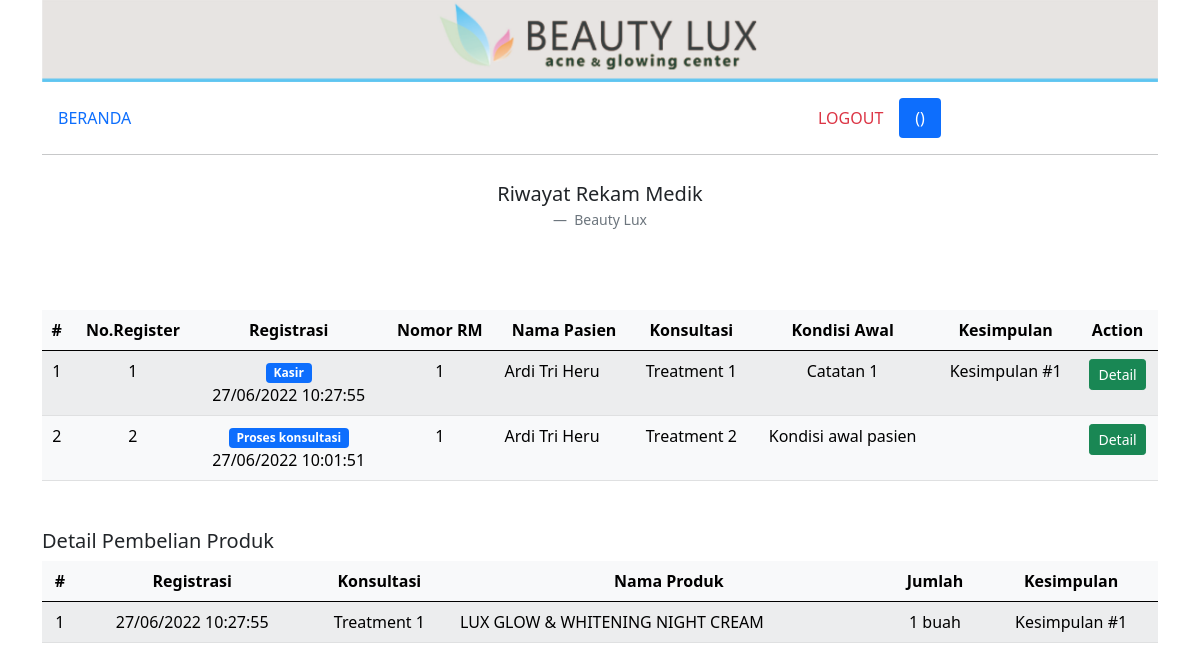
/registrasi_riwayat.php?id_customer=1&id_treatment=1, run on the app's committed database.
### tables this page shows
CREATE TABLE `treatment` (
  `id_treatment` int(100) NOT NULL AUTO_INCREMENT,
  `id_customer` int(10) NOT NULL,
  `id_user` int(3) NOT NULL,
  `dokter` varchar(50) NOT NULL,
  `konsultasi` varchar(100) NOT NULL,
  `note` varchar(100) NOT NULL,
  `tanggal` timestamp NOT NULL DEFAULT current_timestamp() ON UPDATE current_timestamp(),
  `status` int(1) NOT NULL,
  `kesimpulan` varchar(100) DEFAULT NULL,
  PRIMARY KEY (`id_treatment`),
  KEY `id_treatment` (`id_treatment`),
  KEY `id_customer` (`id_customer`),
  CONSTRAINT `treatment_ibfk_1` FOREIGN KEY (`id_customer`) REFERENCES `customer` (`id_customer`)
);

CREATE TABLE `customer` (
  `id_customer` int(10) NOT NULL AUTO_INCREMENT,
  `nama` varchar(50) NOT NULL,
  `tgl_lahir` date NOT NULL,
  `tempat_lahir` varchar(20) NOT NULL,
  `alamat` varchar(100) NOT NULL,
  `no_hp` varchar(13) NOT NULL,
  PRIMARY KEY (`id_customer`),
  KEY `id_customer` (`id_customer`)
);

CREATE TABLE `detail_penjualan` (
  `id_detail_penjualan` int(100) NOT NULL AUTO_INCREMENT,
  `id_treatment` int(100) NOT NULL,
  `id_produk` int(100) NOT NULL,
  `harga_satuan` int(5) NOT NULL,
  `jumlah` int(3) NOT NULL,
  `tanggal` timestamp NOT NULL DEFAULT current_timestamp() ON UPDATE current_timestamp(),
  PRIMARY KEY (`id_detail_penjualan`),
  KEY `id_detail_penjualan` (`id_detail_penjualan`),
  KEY `id_produk` (`id_produk`)
);

CREATE TABLE `produk` (
  `id_produk` int(100) NOT NULL AUTO_INCREMENT,
  `id_produk_kategori` int(3) NOT NULL,
  `nama_produk` varchar(50) NOT NULL,
  `harga` int(10) NOT NULL,
  `stok` int(5) NOT NULL,
  PRIMARY KEY (`id_produk`),
  KEY `id_produk` (`id_produk`),
  KEY `id_produk_kategori` (`id_produk_kategori`),
  CONSTRAINT `produk_ibfk_1` FOREIGN KEY (`id_produk_kategori`) REFERENCES `produk_kategori` (`id_produk_kategori`)
);

CREATE TABLE `treatment_detail` (
  `id_treatment_detail` int(100) NOT NULL AUTO_INCREMENT,
  `id_treatment` int(100) NOT NULL,
  `id_produk` int(100) NOT NULL,
  `dosis` varchar(20) NOT NULL,
  PRIMARY KEY (`id_treatment_detail`),
  KEY `id_treatment_detail` (`id_treatment_detail`),
  KEY `id_treatment` (`id_treatment`),
  KEY `id_produk` (`id_produk`)
);

### registrasi_riwayat.php (the view)
<?php include('templates/header.php'); ?>
<div class="container">
    <div class="row">
        <div class="col-md-12">
            <img src="img/header.jpg" class="img-fluid" alt="...">
        </div>
    </div>
    <div class="row mt-3 mb-2">
        <div class="col">
            <?php include('menu.php'); ?>
        </div>
    </div>
    <div class="row">
        <figure class="text-center">
            <blockquote class="blockquote">
                <p>Riwayat Rekam Medik</p>
            </blockquote>
            <figcaption class="blockquote-footer">
                Beauty Lux
            </figcaption>
        </figure>
    </div>
    <div class="row mt-5">
        <div class="col-md-12">
            <table class="table table-hover table-light table-striped">
                <thead>
                    <tr>
                        <th class="text-center" scope="col">#</th>
                        <th class="text-center" scope="col">No.Register</th>
                        <th class="text-center" scope="col">Registrasi</th>
                        <th class="text-center" scope="col">Nomor RM</th>
                        <th class="text-center" scope="col">Nama Pasien</th>
                        <th class="text-center" scope="col">Konsultasi</th>
                        <th class="text-center" scope="col">Kondisi Awal</th>
                        <th class="text-center" scope="col">Kesimpulan</th>
                        <th class="text-center" scope="col">Action</th>
                    </tr>
                </thead>
                <tbody>
                    <?php
                    $no = 1;
                    $id_customer = $_GET['id_customer'];
                    include 'templates/koneksi.php';
                    $query = mysqli_query($koneksi, "
                    SELECT *,
                    CASE
                    WHEN treatment.status = 0 THEN 'Proses konsultasi'
                    WHEN treatment.status = 1 THEN 'Farmasi'
                    WHEN treatment.status = 2 THEN 'Kasir'
                    WHEN treatment.status = 3 THEN 'Terbayar'
                    END AS nm_status
                    FROM treatment
                    JOIN customer
                    ON treatment.id_customer = customer.id_customer
                    WHERE customer.id_customer = '$id_customer'
                    ORDER BY treatment.id_treatment ASC
                    ");
                    while ($d = mysqli_fetch_array($query)) {
                    ?>
                        <tr>
                            <td class="text-center" scope="row"><?= $no++; ?></td>
                            <td class="text-center" scope="row"><?= $d['id_treatment']; ?></td>
                            <td class="text-center" scope="row"><span class="badge bg-primary"><?= $d['nm_status']; ?></span><br><?= date('d/m/Y H:i:s', strtotime($d['tanggal'])); ?></td>
                            <td class="text-center" scope="row"><?= $d['id_customer']; ?></td>
                            <td class="text-right" scope="row"><?= $d['nama']; ?></td>
                            <td class="text-center" scope="row"><?= $d['konsultasi']; ?></td>
                            <td class="text-center" scope="row"><?= $d['note']; ?></td>
                            <td class="text-center" scope="row"><?= $d['kesimpulan']; ?></td>
                            <td class="text-center" scope="row">
                                <a href="registrasi_riwayat.php?id_customer=<?= $d['id_customer']; ?>&id_treatment=<?= $d['id_treatment']; ?>" type="button" class="btn btn-success btn-sm">Detail</a>
                            </td>
                            </ </tr>
                        <?php } ?>
            </table>
            <?php if (!empty($_GET['id_treatment'])) : ?>
                <h5 class="mt-5">Detail Pembelian Produk</h5>
                <table class="table table-hover table-light table-striped">
                    <thead>
                        <tr>
                            <th class="text-center" scope="col">#</th>
                            <th class="text-center" scope="col">Registrasi</th>
                            <th class="text-center" scope="col">Konsultasi</th>
                            <th class="text-center" scope="col">Nama Produk</th>
                            <th class="text-center" scope="col">Jumlah</th>
                            <th class="text-center" scope="col">Kesimpulan</th>
                        </tr>
                    </thead>
                    <tbody>
                        <?php
                        $id_treatment = $_GET['id_treatment'];
                        $no = 1;
                        include 'templates/koneksi.php';
                        $query = mysqli_query($koneksi, "
                        SELECT *
                        FROM detail_penjualan
                        JOIN produk
                        ON detail_penjualan.id_produk = produk.id_produk
                        JOIN treatment
                        ON detail_penjualan.id_treatment=treatment.id_treatment
                        JOIN treatment_detail
                        ON detail_penjualan.id_produk = treatment_detail.id_produk
                        WHERE detail_penjualan.id_treatment = '$id_treatment'
                    ");
                        while ($d = mysqli_fetch_array($query)) {
                        ?>
                            <tr>
                                <td class="text-center" scope="row"><?= $no++; ?></td>
                                <td class="text-center" scope="row"><?= date('d/m/Y H:i:s', strtotime($d['tanggal'])); ?></td>
                                <td class="text-center" scope="row"><?= $d['konsultasi']; ?></td>
                                <td class="text-left" scope="row"><?= $d['nama_produk']; ?></td>
                                <td class="text-center" scope="row"><?= $d['dosis']; ?></td>
                                <td class="text-center" scope="row"><?= $d['kesimpulan']; ?></td>
                            </tr>
                        <?php } ?>
                </table>
            <?php endif; ?>
        </div>
    </div>
</div>
<?php include('templates/footer.php'); ?>

### data on the page
treatment: id_treatment "1", nm_status "Kasir", tanggal "27/06/2022 10:27:55", id_customer.id_customer "1", id_customer.nama "Ardi Tri Heru", konsultasi "Treatment 1", note "Catatan 1", kesimpulan "Kesimpulan #1"
treatment: id_treatment "2", nm_status "Proses konsultasi", tanggal "27/06/2022 10:01:51", id_customer.id_customer "1", id_customer.nama "Ardi Tri Heru", konsultasi "Treatment 2", note "Kondisi awal pasien"
detail_penjualan: id_treatment.tanggal "27/06/2022 10:27:55", id_treatment.konsultasi "Treatment 1", id_produk.nama_produk "LUX GLOW & WHITENING NIGHT CREAM", treatment_detail.dosis "1 buah", id_treatment.kesimpulan "Kesimpulan #1"
